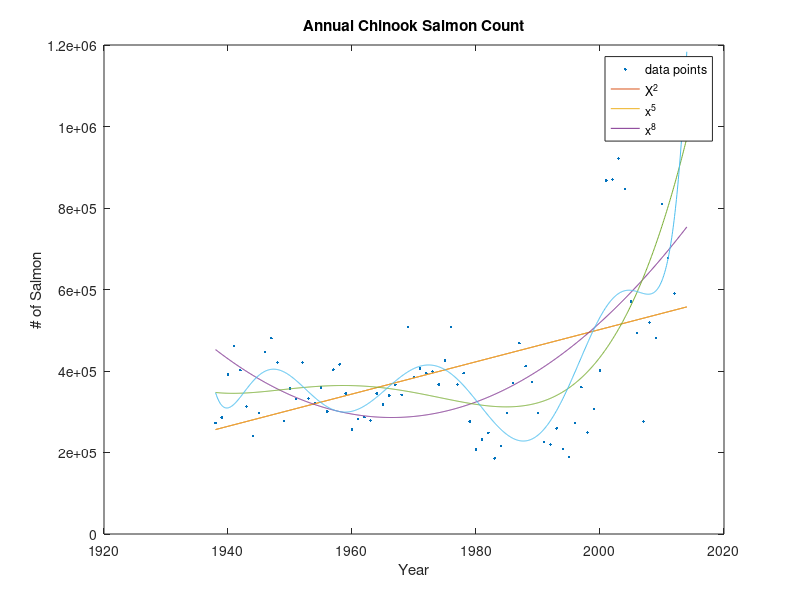
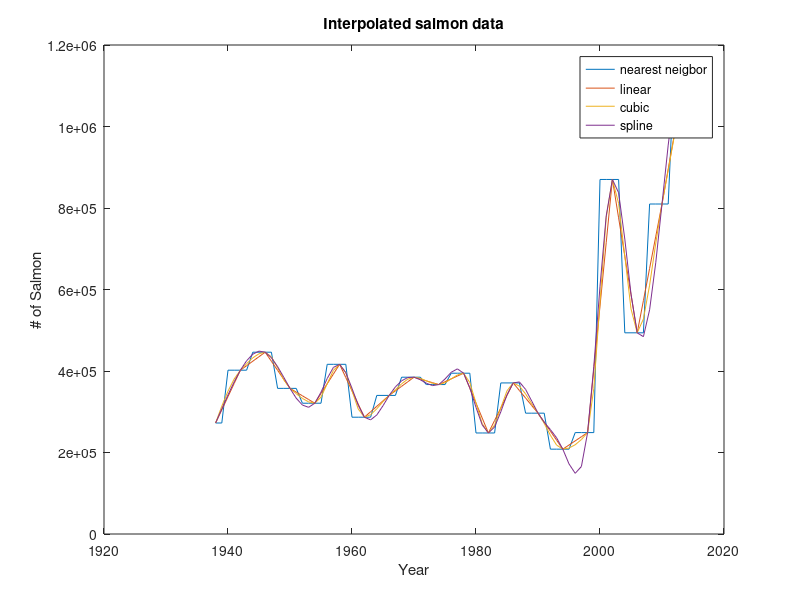
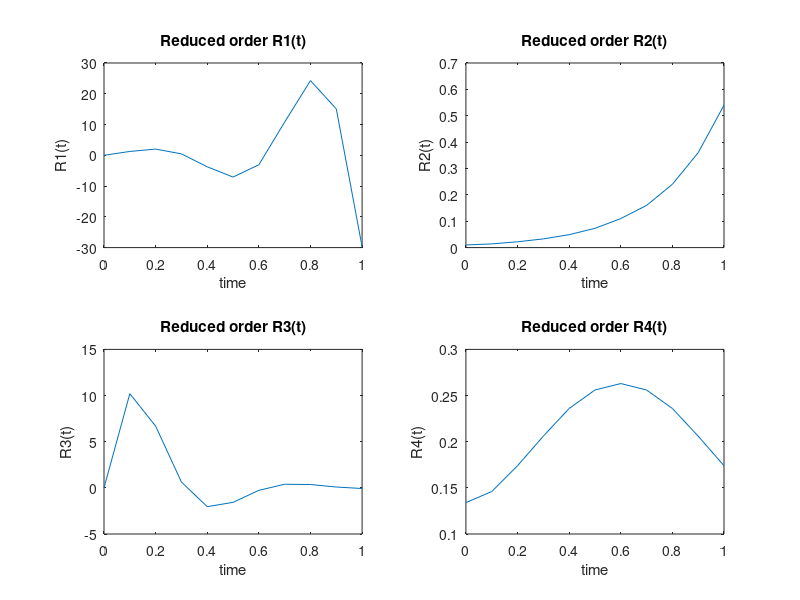
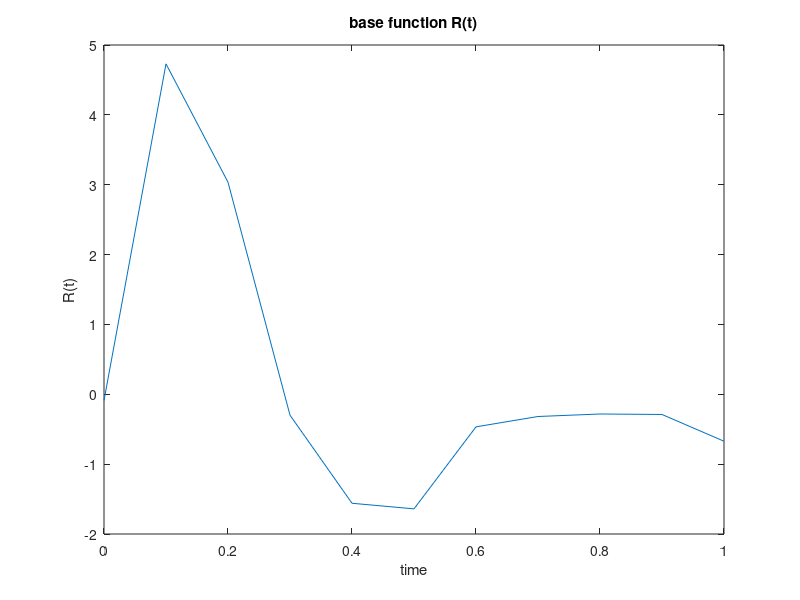

Write MATLAB code to recreate these figures, in order.
clear all;%clear all variables
close all;%Close all figures
%Plots are in the bottom section of this code. uncomment/comment a chunk script to
%see related plots.  also save is at the bottom of the script

%Load salmon data from a CSV file. 
load salmon_data.csv;

%Create a time vector that goes the length of the data
t = (1:length(salmon_data)).';

% establish Q to be a symetric matrix that will solve RMS best fit
Q = [sum(t.^2), sum(t);
    sum(t), length(t)];

%Vector of solutions to Q*P = R
R = [sum(t.*salmon_data);
     sum(salmon_data)];

P = Q\R; %solution to Q*P = R

A1 = [Q,R,P]; %Save [Q, R and P into a concatinated matrix]


% %calculate different polonomial coefficients with data 
poly1 = polyfit(t, salmon_data, 1); %first order (Y = Ax + B)
poly2 = polyfit(t, salmon_data, 2); %second order (Y = Ax^2 + bx + C)
poly5 = polyfit(t, salmon_data, 5); %fifth order (Y =Ax^5 + Bx^4 + Cx^3 + Dx^2 + Ex + F)
poly8 = polyfit(t, salmon_data, 8); %eighth order (Y = Ax^8 + Bx^7 + Cx^6 + Dx^5 + Ex^4 + Fx^3 + Gx^2 + Hx + I)

A2 = poly2; %Save second order polynomial in A2 
A3 = poly5; %Save fifth order polynomial in A3
A4 = poly8; %Save eighth orfer polynomial in A4

%Make a prediction for all of these for 2015
year_for_guess = 78; %2015 - 1938

%put the three guesses in A5
A5 = [polyval(poly2, year_for_guess);
      polyval(poly5, year_for_guess);
      polyval(poly8, year_for_guess)];

%Create coarse salmon data so that we can interpolate data
coarse_salmon_data = salmon_data(1:4:end);
t_coarse = t(1:4:end); % save matching time vector

A6 = coarse_salmon_data; %Save the coarse salmon dat to A6 

%take different interpolations of coarse data
 interp_nearest =  interp1(t_coarse, coarse_salmon_data, t,'nearest');
 interp_linear = interp1(t_coarse, coarse_salmon_data, t,'linear');
 interp_cubic = interp1(t_coarse, coarse_salmon_data, t,'cubic');
 interp_spline = interp1(t_coarse, coarse_salmon_data, t,'spline');

 %Save these interpolated data points in a row vectors
 A7 = [interp_nearest, interp_linear, interp_cubic, interp_spline];
 
 %Take RMS errors of different methods and save as A8
 A8 = [sqrt(sum(abs(salmon_data - interp_nearest).^2)/length(t));
       sqrt(sum(abs(salmon_data - interp_linear).^2)/length(t));
       sqrt(sum(abs(salmon_data - interp_cubic).^2)/length(t));
       sqrt(sum(abs(salmon_data - interp_spline).^2)/length(t)); ];

  %time vector defined in lab
  R_t = 0:0.1:1;
  
  %Data given to us in lab
  R =  [-0.088, 4.73, 3.036, -0.299, -1.56, -1.64, -0.466, -0.318, -0.282, -0.289, -0.672]; 
  R1 = [0, 1.25, 2.02, 0.46, -3.74, -7.08, -3.08, 10.80, 24.27, 15.08, -29.70];
  R2 = [0.01, 0.014, 0.022, 0.033, 0.049, 0.073, 0.11, 0.16, 0.24, 0.36, 0.54]; 
  R3 = [0, 10.2, 6.69, 0.63, -2.04, -1.57, -0.27, 0.39, 0.36, 0.09, -0.073];
  R4 = [0.134, 0.146, 0.174, 0.206, 0.236, 0.256, 0.263, 0.256, 0.236, 0.206, 0.174];
  
  %symetric matrix 
  M = [sum(R1.^2), sum(R1.*R2), sum(R1.*R3), sum(R1.*R4)
       sum(R2.*R1), sum(R2.^2), sum(R2.*R3), sum(R2.*R4)
       sum(R3.*R1), sum(R3.*R2), sum(R3.^2), sum(R3.*R4)
       sum(R4.*R1), sum(R4.*R2), sum(R4.*R3), sum(R4.^2)];

  %vector of answers 
  b = [sum(R.*R1)
      sum(R.*R2)
      sum(R.*R3)
      sum(R.*R4)];

  %alpha vector is the solution of M^-1*b
  alpha = M\b;
  
  A9 = M; %Save matrix to A9
  A10 = b; %save vector b to A10
  A11 = alpha; %save vector alpha to A11
  
  %approximate R(t) @ time 10
  A12 = alpha(1)*12.3 + alpha(2)*(-1.45) + alpha(3)*(6.2) + alpha(4)*(-0.03);
  
%Save variables A1-A12  
    save('A1.dat','A1','-ascii');
    save('A2.dat','A2','-ascii');
    save('A3.dat','A3','-ascii');
    save('A4.dat','A4','-ascii');
    save('A5.dat','A5','-ascii');
    save('A6.dat','A6','-ascii');
    save('A7.dat','A7','-ascii');
    save('A8.dat','A8','-ascii');
    save('A9.dat','A9','-ascii');
    save('A10.dat','A10','-ascii');
    save('A11.dat','A11','-ascii');
    save('A12.dat','A12','-ascii');

%figures are below (uncomment block of code to display)
%%%%%%%%%%%%%%%%%%%%%%%%%%%%%%%%%%%%%%%%%%%%%%%%%%%%%%%%%
%This figure displays the three polynomial approx
%to give the user a better undertanding of the accuracy

plot(t+1937,salmon_data, '.'), hold on;
x_axis = linspace(1938,2014, 1000);
x = linspace(1,77, 1000);
plot(x_axis, polyval(P, x)); %
plot(x_axis,polyval(poly1,x));
plot(x_axis,polyval(poly2,x));
plot(x_axis,polyval(poly5,x));
plot(x_axis,polyval(poly8,x));

%Correct X axis and stuff
    figure(1)
    legend('data points','X^2 ', 'x^5' , 'x^8', 'location', 'best');
    xlabel('Year');
    ylabel('# of Salmon');
    title('Annual Chinook Salmon Count');






%%%%%%%%%%%%%%%%%%%%%%%%%%%%%%%%%%%%%%%%%%%%%%%%%%%%%%%%
%  This plot displays the interpolations of the course data
%  Uncomment to see this figure
    figure(2)
    plot(t+1937,interp_nearest), hold on;
    plot(t+1937,interp_linear);
    plot(t+1937,interp_cubic);
    plot(t+1937,interp_spline);
    legend('nearest neigbor','linear', 'cubic' , 'spline', 'location', 'best');
    xlabel('Year');
    ylabel('# of Salmon');
    title('Interpolated salmon data');
    



%%%%%%%%%%%%%%%%%%%%%%%%%%%%%%%%%%%%%%%%%%%%%%%%%%%%%%%%
%  This plot displays the four Mori-Zwanzig funct
% in a 2x2plot and also a second figure that displays
% our original function
% (Uncomment to see this plot)
  figure(3);
  subplot(2,2,1);plot(R_t,R1);
    xlabel('time');
    ylabel('R1(t)');
    title('Reduced order R1(t)');
  subplot(2,2,2);plot(R_t,R2);
    xlabel('time');
    ylabel('R2(t)');
    title('Reduced order R2(t)');
  subplot(2,2,3);plot(R_t,R3);
    xlabel('time');
    ylabel('R3(t)');
    title('Reduced order R3(t)');
  subplot(2,2,4);plot(R_t,R4);
    xlabel('time');
    ylabel('R4(t)');
    title('Reduced order R4(t)');
  figure(4);plot(R_t,R) 
       xlabel('time');
        ylabel('R(t)');
        title('base function R(t)');




%%%%%%%%%%%%%%%%%%%%%%%%%%%%%%%%%%%%%%%%%%%%%%%%%%%%%%%%
%This plot will display how close
%your Mori-Zwanzig is to the function
%(Uncomment to see this plot)
    figure(5)
    plot(R_t,R)
    hold on
    plot(R_t,alpha(1)*R1+alpha(2)*R2+alpha(3)*R3+alpha(4)*R4,'r')
    legend('Actual function', 'approximation', 'location', 'best');
    xlabel('time');
    ylabel('R(t)');
    title('Mori-Zwanzig Approximation');
%%%%%%%%%%%%%%%%%%%%%%%%%%%%%%%%%%%%%%%%%%%%%%%%%%%%%%%%%
